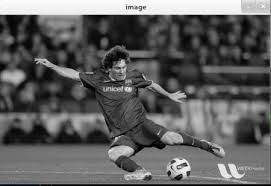
#> input picture Kodlar ve datasetler/ML_ve_CV/4 - 4 - Görüntüde geometrik işlemler/messi.jpg, 271 x 186 px, found by its file name
$ jupyter execute 'Geometrik_İşlemler.ipynb'
#> lines starting #> are read from the running program, lines starting #| are printed output that depends on the picture
[cell 1]
from google.colab import drive
drive.mount('/content/gdrive')

[cell 2]
import cv2
import numpy as np
from matplotlib import pyplot as plt

[cell 3]
img = cv2.imread('/content/gdrive/MyDrive/messi.jpg')
#> img is the input picture: shape (186, 271, 3); mean B, G, R 94.8, 94.7, 94.7

[cell 4]
plt.imshow(img), plt.title('orijinal')

[cell 5]
genislik,uzunluk = img.shape[:2]
#> genislik = 186; uzunluk = 271

[cell 6]
M = np.float32([[1,0,50],[0,1,50]])
kaydirma = cv2.warpAffine(img,M,(uzunluk,genislik))
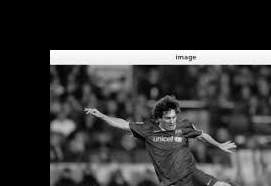
#> kaydirma: shape (186, 271, 3); min 0, max 255, mean 54.3

[cell 7]
plt.subplot(122), plt.imshow(kaydirma), plt.title('Kaydırılmış')
plt.show()

[cell 8]
satir, sutun = img.shape[:2]
#> satir = 186; sutun = 271

[cell 9]
M = cv2.getRotationMatrix2D((sutun/2,satir/2),45,1)
cevirme = cv2.warpAffine(img,M,(sutun,satir))
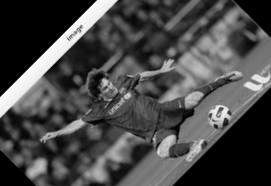
#> cevirme: shape (186, 271, 3); mean B, G, R 72.6, 72.6, 72.6

[cell 10]
plt.subplot(121), plt.imshow(img), plt.title('orjinal')
plt.xticks([]), plt.yticks([])

plt.subplot(122), plt.imshow(cevirme), plt.title('çevrilmiş')
plt.xticks([]), plt.yticks([])

plt.show()
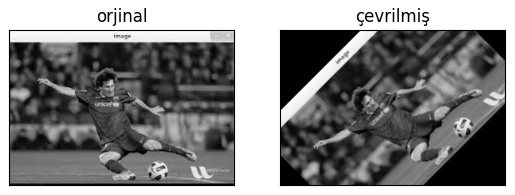
#> figure drawn by matplotlib, 2 panels; B, G, R data is drawn as R, G, B

[cell 11]
img = cv2.imread('/content/gdrive/MyDrive/affine.jpg')
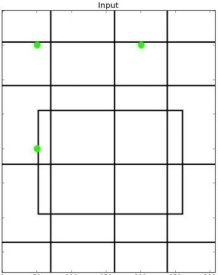
#> input picture Kodlar ve datasetler/ML_ve_CV/4 - 4 - Görüntüde geometrik işlemler/affine.jpg, 218 x 275 px, found by its file name
#> img is the input picture: shape (275, 218, 3); mean B, G, R 239.2, 239.7, 239.3

[cell 12]
satir, sutun = img.shape[:2]
#> satir = 275; sutun = 218

[cell 13]
pts1 = np.float32([[50,50],[200,50],[50,200]])
pts2 = np.float32([[10,100],[200,50],[100,250]])

[cell 14]
M = cv2.getAffineTransform(pts1,pts2)

[cell 15]
hassas = cv2.warpAffine(img, M, (sutun,satir))
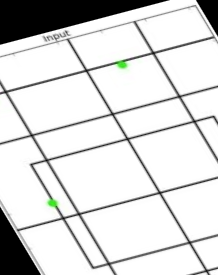
#> hassas: shape (275, 218, 3); mean B, G, R 216.9, 217.3, 216.9

[cell 16]
plt.subplot(121), plt.imshow(img), plt.title('orjinal')
plt.subplot(122), plt.imshow(hassas), plt.title('Hassas donusum')
plt.show()
#> figure, not shown here; B, G, R data is drawn as R, G, B

[cell 17]
img = cv2.imread('/content/gdrive/MyDrive/perspective.jpg')
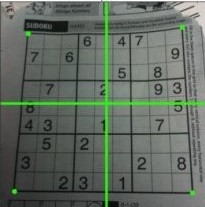
#> input picture Kodlar ve datasetler/ML_ve_CV/4 - 4 - Görüntüde geometrik işlemler/perspective.jpg, 205 x 207 px, found by its file name
#> img is the input picture: shape (207, 205, 3); mean B, G, R 96.6, 106.4, 97.1

[cell 18]
plt.subplot(121),plt.imshow(img), plt.title('orijinal')
plt.show()

[cell 19]
pts1 = np.float32([[25,25],[185,25],[10,195],[195,195]])
pts2 = np.float32([[0,0],[200,0],[0,200],[200,200]])

[cell 20]
M = cv2.getPerspectiveTransform(pts1,pts2)

[cell 21]
pers = cv2.warpPerspective(img,M,(200,200))
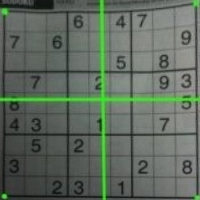
#> pers: shape (200, 200, 3); mean B, G, R 94, 106, 94.4

[cell 22]
plt.subplot(121), plt.imshow(img), plt.title('orijinal')
plt.subplot(122), plt.imshow(pers), plt.title('Perspektif Düzeltme')
plt.show()
#> figure, not shown here; B, G, R data is drawn as R, G, B
